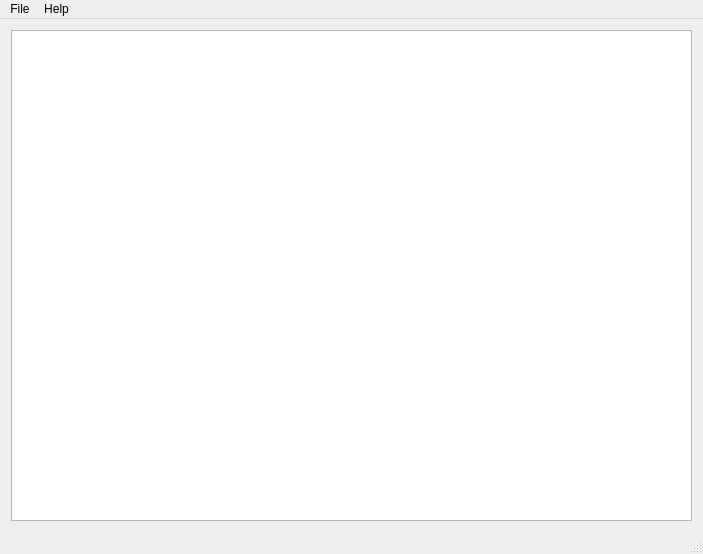
<?xml version="1.0" encoding="UTF-8"?>
<ui version="4.0">
 <class>MainWindow</class>
 <widget class="QMainWindow" name="MainWindow">
  <property name="geometry">
   <rect>
    <x>0</x>
    <y>0</y>
    <width>703</width>
    <height>554</height>
   </rect>
  </property>
  <property name="windowTitle">
   <string>QBarManager</string>
  </property>
  <widget class="QWidget" name="centralWidget">
   <layout class="QVBoxLayout" name="verticalLayout">
    <item>
     <widget class="QTableView" name="tableView">
      <property name="alternatingRowColors">
       <bool>true</bool>
      </property>
      <property name="selectionBehavior">
       <enum>QAbstractItemView::SelectRows</enum>
      </property>
      <property name="sortingEnabled">
       <bool>false</bool>
      </property>
      <attribute name="horizontalHeaderStretchLastSection">
       <bool>true</bool>
      </attribute>
      <attribute name="verticalHeaderVisible">
       <bool>false</bool>
      </attribute>
     </widget>
    </item>
   </layout>
  </widget>
  <widget class="QMenuBar" name="menuBar">
   <property name="geometry">
    <rect>
     <x>0</x>
     <y>0</y>
     <width>703</width>
     <height>20</height>
    </rect>
   </property>
   <widget class="QMenu" name="menuFile">
    <property name="title">
     <string>File</string>
    </property>
   </widget>
   <widget class="QMenu" name="menuHelp">
    <property name="title">
     <string>Help</string>
    </property>
    <addaction name="actionAbout_QBarManager"/>
    <addaction name="actionAbout_Qt"/>
   </widget>
   <addaction name="menuFile"/>
   <addaction name="menuHelp"/>
  </widget>
  <widget class="QStatusBar" name="statusBar"/>
  <action name="actionAbout_QBarManager">
   <property name="text">
    <string>About QBarManager</string>
   </property>
  </action>
  <action name="actionAbout_Qt">
   <property name="text">
    <string>About Qt</string>
   </property>
  </action>
 </widget>
 <layoutdefault spacing="6" margin="11"/>
 <resources/>
 <connections/>
</ui>
